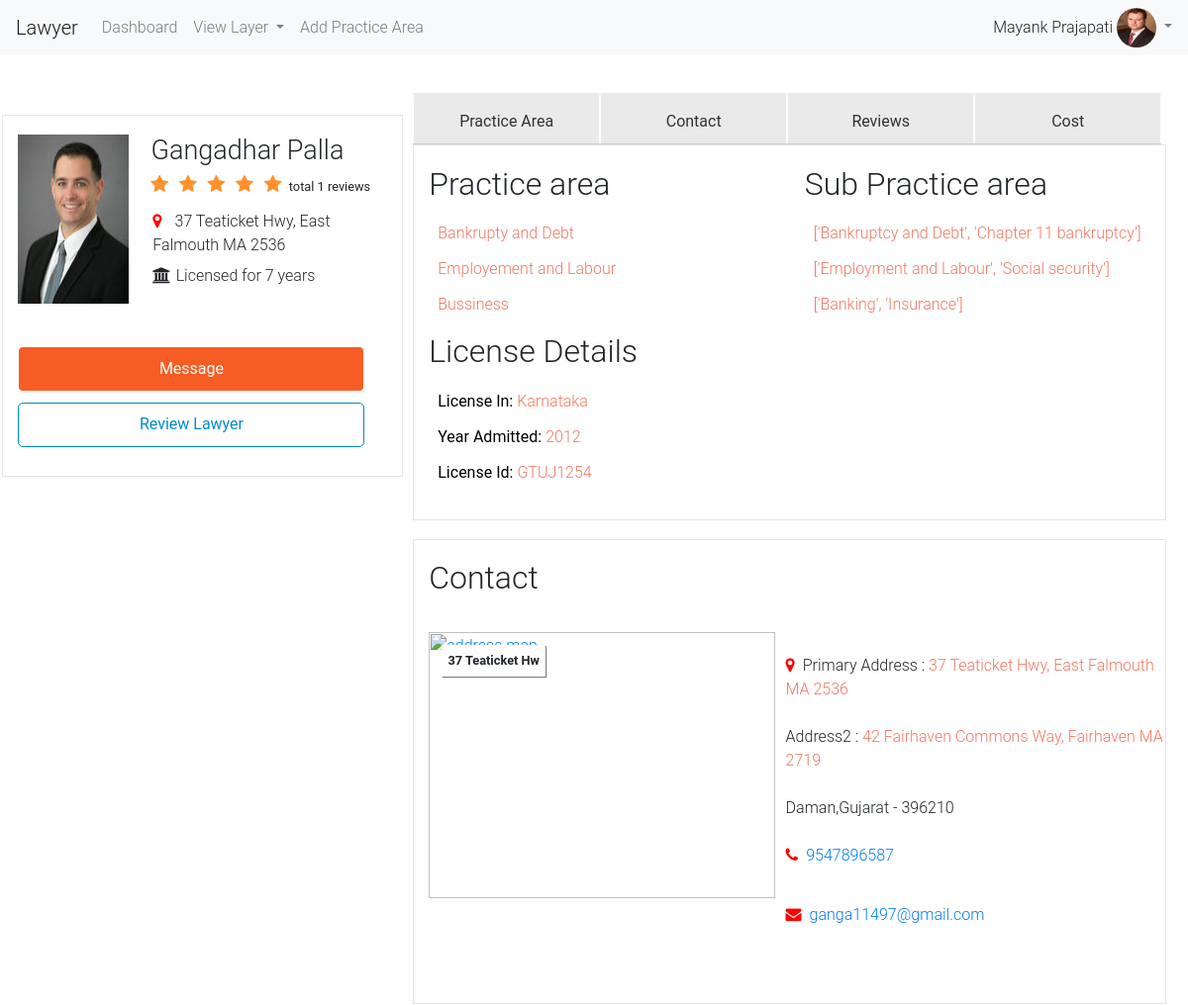
The app's page /lawyer_profile/27 (signed in, upper part), older data.
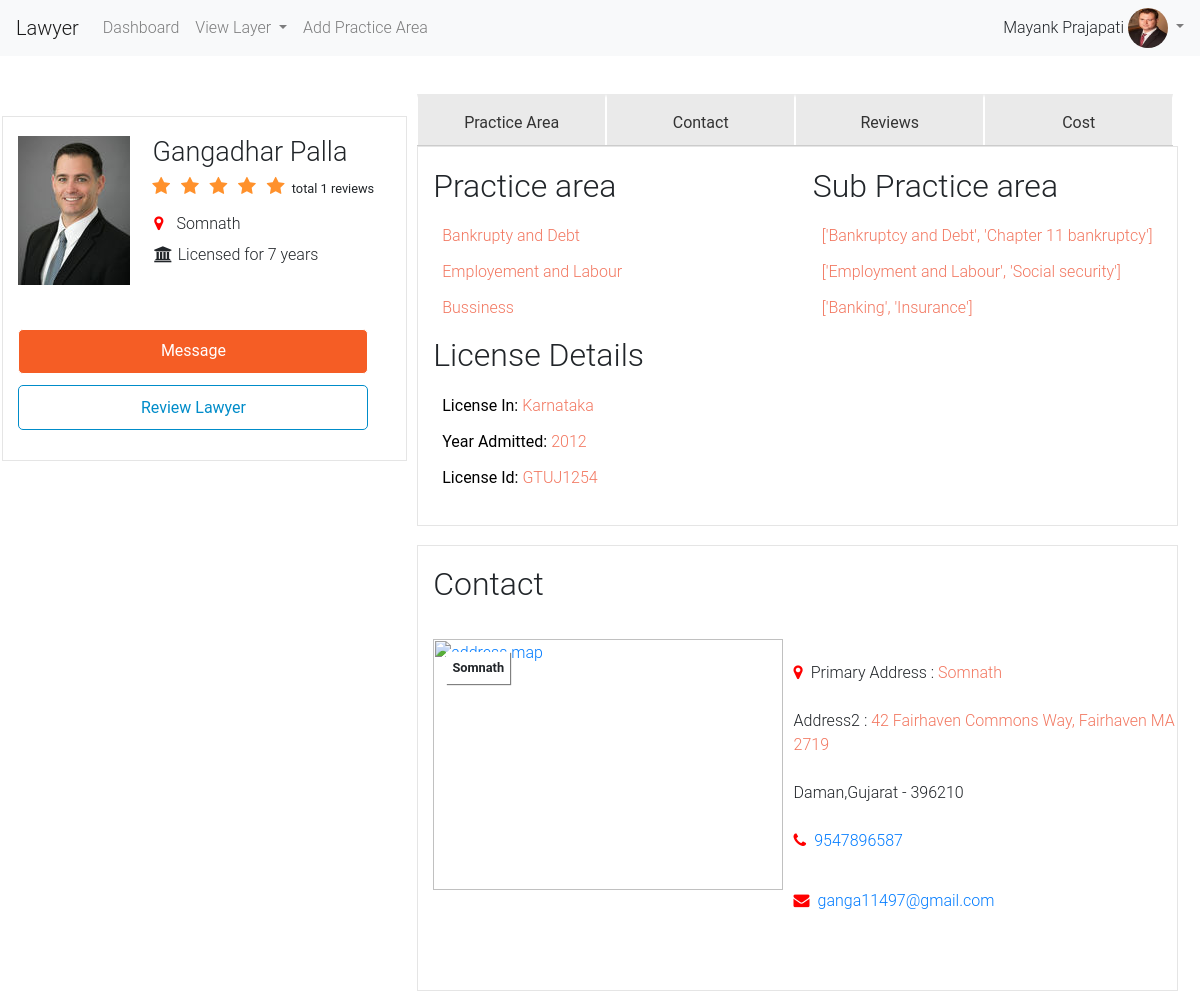
The same page, newer data.
### lawyer/models.py (models this page shows, shortened)
class Lawyer(models.Model):
    YEAR = (
        ('2019', '2019'),
        ('2018', '2018'),
        ('2017', '2017'),
        ('2016', '2016'),
        ('2015', '2015'),
        ('2014', '2014'),
        ('2013', '2013'),
        ('2012', '2012'),
        ('2011', '2011'),
        ('2010', '2010'),
        ('2009', '2009'),
        ('2008', '2008'),
        ('2007', '2007'),
        ('2006', '2006'),
        ('2005', '2005'),
        ('2004', '2004'),
        ('2003', '2003'),
        ('2002', '2002'),
        ('2001', '2001'),
        ('2000', '2000'),
    )
    user = models.OneToOneField(User,on_delete=models.CASCADE)
    address1 = models.CharField(max_length=400,blank=False,null=False,validators=[
        RegexValidator(regex='(^[A-Za-z0-9]+|,| |/|[A-Za-z]+)+[A-Za-z0-9]+|,| |$',message='Enter Valid Address1')
    ])
    address2 = models.CharField(max_length=400,blank=False,null=False,validators=[
        RegexValidator(regex='(^[A-Za-z0-9]+|,| |/|[A-Za-z]+)+[A-Za-z0-9]+|,| |$',message='Enter Valid Address2')
    ])
    city = models.CharField(max_length=128,blank=False,null=False,validators=[
        RegexValidator(regex='[A-Za-z]{2}[a-z]+$',message='City should only contain letters and mustcontains atleast 2 chracters..')
    ])
    state = models.ForeignKey(State,on_delete=models.CASCADE,null=False,blank=False)
    zipcode = models.CharField(max_length=128,blank=False,null=False,validators=[
        RegexValidator(regex='^[0-9]{6}$',message='Enter Valid Zipcode')
    ])
    phone_number = models.CharField(max_length=128,blank=False,null=False,validators=[
        RegexValidator(regex='^[6|7|8|9]+[0-9]{9}$',message='Enter 10 digit number')
    ])
    license_in = models.ForeignKey(State,on_delete=models.CASCADE,blank=False,null=False,related_name='license_id')
    license_id = models.CharField(max_length=128,blank=False,null=False,validators=[
        RegexValidator(regex='^[A-Za-z0-9]*$',message='Enter Valid License Id')
    ])
    year_admitted = models.CharField(choices=YEAR,max_length=128,blank=False,null=False,)
    profile_image = models.ImageField(upload_to='profile_images',blank=False,null=False,)

class State(models.Model):
    state_name = models.CharField(max_length=400,null=True,blank=True)
    def __str__(self):
        return self.state_name

### lawyer/views.py (the view)
# urls.py: path('lawyer_profile/<lid>',views.lawyer_profile,name='lawyer_profile'),
@login_required(login_url='/login/')
def lawyer_profile(request,lid):
    lawyer1 = Lawyer.objects.get(user_id=lid)
    lawyer2 = Lawyer_practice_area.objects.filter(lawyer_id__user_id=lid)
    review_lawyer = Review_Lawyer.objects.filter(lawyer_id__user_id=lid).first()
    review_count = Review_Lawyer.objects.filter(lawyer_id__user_id=lid).values('lawyer_id__user_id').annotate(dcount=Count('review'))
    return render(request,'lawyer/lawyer_profile.html',{'lawyer1':lawyer1,'lawyer2':lawyer2,'review_lawyer':review_lawyer,'review_count':review_count})

### templates/lawyer/lawyer_profile.html (shortened to what the changed rows need)
{% extends 'client/base.html' %} {% block body_block %} {% load calculate_experience %}
<body>
    <div class="container">
        <div class="row">
            <div class="col-xs-12">
                <div>
                    <div class="row">
                        <div class="col-xs-12 col-md-4 v-lawyer-card-wrapper" style="height: 750px;">
                            <div class="v-lawyer-card" style="width:366px;margin-top:6%;">
                                <div class="row">
                                    <div class="col-xs-12">
                                        <section id="" data-reactroot="">
                                            <div class="profile-card" style="">
                                                <div class="gtm-context overridable-lawyer-phone" data-gtm-context="profile hero" data-lawyer-id="2059304">
                                                    <div class="row">
                                                        <div class="col-xs-4 col-sm-2 col-md-4 remove-right-gutter">
                                                            <img itemprop="image" class="v-js-headshot img-responsive u-bg-cool-gray" src="{{ MEDIA_URL }}/{{ lawyer1.profile_image }}" style="width: 112px;"></div>
                                                        <div class="col-xs-8 col-sm-10 col-md-8">
                                                            <h1 class="u-vertical-margin-0"><span itemprop="name" class="profile-text">{{lawyer1.user.first_name}} {{lawyer1.user.last_name}}</span></h1>
                                                            <div class="row" style='margin-top: -5%;'>
                                                                <div class="col-xs-12 col-sm-6 col-md-12">
                                                                    <ul class="icon-list" style="margin-left:0">
                                                                        <li style="margin-left:6px;margin-top: 3%;"><i class="fa fa-map-marker marker-icon-css"></i><span style='padding-left: 5px;'>{{lawyer1.address1}}</span></li>
                                                                        <li style="margin-left:6px;margin-top: 3%;"><i class="fa fa-university"></i><span style='padding-left: 5px;'>Licensed for {{lawyer1.year_admitted|experience}} years</span></li>
                                                                    </ul>
                                                                </div>
                                                            </div>
                                                        </div>
                                                    </div>
                                                </div>
                                            </div>
                                    </div>
                                </div>
                            </div>
                        </div>
                        <div class="col-xs-12 col-md-8 v-profile-layout">
                            <div class="v-striped-sections">
                                <div>
                                    <div>
                                        <section id="practice_area" data-reactroot="">
                                            <div class="profile-card">
                                                <div class="row">
                                                    <div class="col-xs-12 col-sm-6">
                                                        <h2 class="u-margin-top-0 u-margin-bottom-half">Practice area</h2>
                                                    </div>
                                                    <div class="col-xs-12 col-sm-6">
                                                        <h2 class="u-margin-top-0 u-margin-bottom-half">Sub Practice area</h2>
                                                    </div>
                                                </div>
                                                <div class="row">
                                                    {% if lawyer2 %}
                                                    <div class="col-xs-12 col-sm-6">
                                                        <ul>
                                                            {% for l2 in lawyer2 %}
                                                            <li class='sub_area'>
                                                                <p class="u-margin-top-0 u-text-color-coral js-context" style="margin-left: -10%;"><span class="js-context v-specialty-display"> {{l2.practice_area}}</span> <br/> {% endfor %}
                                                        </ul>
                                                    </div>
                                                    <div class="col-xs-12 col-sm-6">
                                                        <ul>
                                                            {% for l2 in lawyer2 %}
                                                            <li class='sub_area'>
                                                                <p class="u-margin-top-0 u-text-color-coral js-context" style="margin-left: -10%;"><span class="js-context v-specialty-display"> {{l2.sub_practice_area}}</span> <br/> {% endfor %}
                                                        </ul>
                                                    </div>
                                                    <div class="col-xs-12 col-sm-12">
                                                        <h2 class="u-margin-top-0 u-margin-bottom-half">License Details</h2>
                                                    </div>
                                                    <div class="col-xs-12 col-sm-6">
                                                        <ul>
                                                            <li class='sub_area'>
                                                                <p class="u-margin-top-0 u-text-color-coral js-context" style="margin-left: -10%;"><span class="js-context v-specialty-display"><strong style='color:black;'>License In: </strong>{{lawyer1.license_in}}</span> <br/>
                                                                    <li class='sub_area'>
                                                                        <p class="u-margin-top-0 u-text-color-coral js-context" style="margin-left: -10%;"><span class="js-context v-specialty-display"> <strong style='color:black;'>Year Admitted: </strong>{{lawyer1.year_admitted}}</span> <br/>
                                                                            <li class='sub_area'>
                                                                                <p class="u-margin-top-0 u-text-color-coral js-context" style="margin-left: -10%;"><span class="js-context v-specialty-display"> <strong style='color:black;'>License Id: </strong>{{lawyer1.license_id}}</span> <br/>
                                                        </ul>
                                                    </div>
                                                </div>
                                                {% else %}
                                                <div class="col-xs-12 col-sm-6">
                                                    <h5>No Practice Area for this lawyer.</h5>
                                                </div>
                                                {% endif %}
                                            </div>
                                        </section>
                                        <div>
                                            <section id="contact" data-reactroot="">
                                                <div class="profile-card">
                                                    <div class="row">
                                                        <div class="col-xs-12 col-sm-6">
                                                            <h2 class="u-margin-top-0 u-margin-bottom-half">Contact</h2>
                                                        </div>
                                                    </div>
                                                    <div class="js-context js-address">
                                                        <div class="js-context js-map-container">
                                                            <div class="row">
                                                                <div class="col-xs-12 col-md-6">
                                                                    <div style="position:relative;margin-top:1em" class="map-container">
                                                                        <div style="position:absolute;top:1em;left:1em;background:white;z-index:901;padding:0.5em;font-size:0.8em;font-weight:bold;box-shadow:1px 1px 1px #808080" class="map-address-card"><span class="js-v-google-map-text">{{lawyer1.address1|slice:":15"}}</span></div>
                                                                    </div>
                                                                </div>
                                                                <div class="col-xs-12 col-md-6">
                                                                    <div class="row">
                                                                        <div class="col-xs-12">
                                                                            <div class="u-vertical-padding-half">
                                                                                <div style="padding-right:0;padding-left:0" class="js-context js-address col-xs-12">
                                                                                    <div class="u-vertical-padding-half">
                                                                                        <div class="v-lawyer-address">
                                                                                            <div class="js-v-address"><span>
                                                        <p class="u-vertical-margin-0"><i class='fa fa-map-marker marker-icon-css'></i>Primary Address : <span style='color:#F27760 !important' id='mapaddress'>{{lawyer1.address1}}</span></p>
                                                                                                <br/>
                                                                                                <p class="u-vertical-margin-0">Address2 : <span style='color:#F27760 !important'>{{lawyer1.address2}}</span></p>
                                                                                                <br/>
                                                                                                <p class="u-vertical-margin-0" id='statecity'>{{lawyer1.city}},{{lawyer1.state}} - {{lawyer1.zipcode}}</p>
                                                                                                <br/>
                                                                                                <p class="u-vertical-margin-0"><i class='fa fa-phone marker-icon-css'></i><span style='color:#F27760 !important'><a href='tel:{{lawyer1.phone_number}}'>{{lawyer1.phone_number}}</a></span>                                                                                                    </p>
                                                                                                <br/>
                                                                                                <p class="u-vertical-margin-0"><i class='fa fa-envelope marker-icon-css'></i><span style='color:#F27760 !important'><a href='mailto:{{lawyer1.user.email}}'>{{lawyer1.user.email}}</a></span>                                                                                                    </p>
                                                                                                </span>
                                                                                            </div>
                                                                                        </div>
                                                                                    </div>
                                                                                </div>
                                                                            </div>
                                                                        </div>
                                                                    </div>
                                                                </div>
                                                            </div>
                                                        </div>
                                                    </div>
                                                </div>
                                        </div>
                                    </div>
                                </div>
                            </div>
                        </div>
                    </div>
                </div>
            </div>
        </div>
    </div>
</body>
{% endblock %}

Row changes from the older to the newer data that the page shows:
changed Lawyer "GTUJ1254": address1 "37 Teaticket Hwy, East Falmouth MA 2536" → "Somnath"; address1 "37 Teaticket Hw" → "Somnath"
